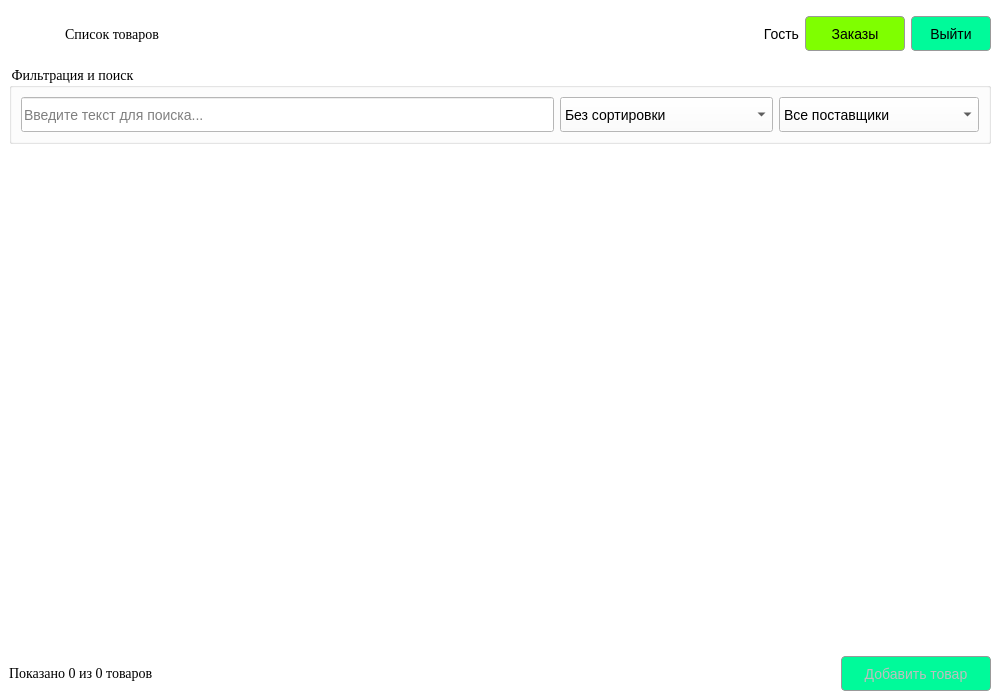
<?xml version="1.0" encoding="UTF-8"?>
<ui version="4.0">
 <class>MainWindow</class>
 <widget class="QMainWindow" name="MainWindow">
  <property name="geometry">
   <rect>
    <x>0</x>
    <y>0</y>
    <width>1000</width>
    <height>700</height>
   </rect>
  </property>
  <property name="windowTitle">
   <string>Список товаров - ООО Обувь</string>
  </property>
  <property name="styleSheet">
   <string notr="true">background-color: #FFFFFF; font-family: 'Times New Roman'; font-size: 14px;</string>
  </property>
  <widget class="QWidget" name="centralwidget">
   <layout class="QVBoxLayout" name="verticalLayout">
    <item>
     <layout class="QHBoxLayout" name="headerLayout">
      <item>
       <widget class="QLabel" name="label_logo_mini">
        <property name="minimumSize">
         <size>
          <width>50</width>
          <height>50</height>
         </size>
        </property>
        <property name="maximumSize">
         <size>
          <width>50</width>
          <height>50</height>
         </size>
        </property>
        <property name="text">
         <string/>
        </property>
        <property name="pixmap">
         <pixmap>../resources/Icon.png</pixmap>
        </property>
        <property name="scaledContents">
         <bool>true</bool>
        </property>
       </widget>
      </item>
      <item>
       <widget class="QLabel" name="label_title">
        <property name="font">
         <font>
          <family>Times New Roman</family>
          <pointsize>-1</pointsize>
         </font>
        </property>
        <property name="text">
         <string>Список товаров</string>
        </property>
       </widget>
      </item>
      <item>
       <spacer name="horizontalSpacer">
        <property name="orientation">
         <enum>Qt::Horizontal</enum>
        </property>
        <property name="sizeHint" stdset="0">
         <size>
          <width>40</width>
          <height>20</height>
         </size>
        </property>
       </spacer>
      </item>
      <item>
       <widget class="QLabel" name="label_fio">
        <property name="text">
         <string>Гость</string>
        </property>
        <property name="alignment">
         <set>Qt::AlignRight|Qt::AlignTrailing|Qt::AlignVCenter</set>
        </property>
       </widget>
      </item>
      <item>
       <widget class="QPushButton" name="btn_orders">
        <property name="minimumSize">
         <size>
          <width>100</width>
          <height>35</height>
         </size>
        </property>
        <property name="styleSheet">
         <string notr="true">background-color: #7FFF00; border: 1px solid #999; border-radius: 4px;</string>
        </property>
        <property name="text">
         <string>Заказы</string>
        </property>
       </widget>
      </item>
      <item>
       <widget class="QPushButton" name="btn_exit">
        <property name="minimumSize">
         <size>
          <width>80</width>
          <height>35</height>
         </size>
        </property>
        <property name="styleSheet">
         <string notr="true">background-color: #00FA9A; border: 1px solid #999; border-radius: 4px;</string>
        </property>
        <property name="text">
         <string>Выйти</string>
        </property>
       </widget>
      </item>
     </layout>
    </item>
    <item>
     <widget class="QGroupBox" name="filterGroup">
      <property name="font">
       <font>
        <family>Times New Roman</family>
        <pointsize>-1</pointsize>
       </font>
      </property>
      <property name="title">
       <string>Фильтрация и поиск</string>
      </property>
      <layout class="QHBoxLayout" name="horizontalLayout_2">
       <item>
        <widget class="QLineEdit" name="lineEdit_search">
         <property name="minimumSize">
          <size>
           <width>0</width>
           <height>35</height>
          </size>
         </property>
         <property name="placeholderText">
          <string>Введите текст для поиска...</string>
         </property>
        </widget>
       </item>
       <item>
        <widget class="QComboBox" name="combo_sort">
         <property name="minimumSize">
          <size>
           <width>200</width>
           <height>35</height>
          </size>
         </property>
         <item>
          <property name="text">
           <string>Без сортировки</string>
          </property>
         </item>
         <item>
          <property name="text">
           <string>По количеству: возрастание</string>
          </property>
         </item>
         <item>
          <property name="text">
           <string>По количеству: убывание</string>
          </property>
         </item>
        </widget>
       </item>
       <item>
        <widget class="QComboBox" name="combo_filter">
         <property name="minimumSize">
          <size>
           <width>200</width>
           <height>35</height>
          </size>
         </property>
         <item>
          <property name="text">
           <string>Все поставщики</string>
          </property>
         </item>
        </widget>
       </item>
      </layout>
     </widget>
    </item>
    <item>
     <widget class="QScrollArea" name="scrollArea">
      <property name="styleSheet">
       <string notr="true">border: none;</string>
      </property>
      <property name="widgetResizable">
       <bool>true</bool>
      </property>
      <widget class="QWidget" name="scrollAreaWidgetContents">
       <property name="geometry">
        <rect>
         <x>0</x>
         <y>0</y>
         <width>982</width>
         <height>504</height>
        </rect>
       </property>
       <layout class="QVBoxLayout" name="verticalLayout_list">
        <property name="spacing">
         <number>10</number>
        </property>
       </layout>
      </widget>
     </widget>
    </item>
    <item>
     <layout class="QHBoxLayout" name="footerLayout">
      <item>
       <widget class="QLabel" name="label_count">
        <property name="font">
         <font>
          <family>Times New Roman</family>
          <pointsize>-1</pointsize>
         </font>
        </property>
        <property name="text">
         <string>Показано 0 из 0 товаров</string>
        </property>
       </widget>
      </item>
      <item>
       <spacer name="horizontalSpacer_2">
        <property name="orientation">
         <enum>Qt::Horizontal</enum>
        </property>
        <property name="sizeHint" stdset="0">
         <size>
          <width>40</width>
          <height>20</height>
         </size>
        </property>
       </spacer>
      </item>
      <item>
       <widget class="QPushButton" name="btn_add_product">
        <property name="enabled">
         <bool>false</bool>
        </property>
        <property name="minimumSize">
         <size>
          <width>150</width>
          <height>35</height>
         </size>
        </property>
        <property name="styleSheet">
         <string notr="true">background-color: #00FA9A; border: 1px solid #999; border-radius: 4px;</string>
        </property>
        <property name="text">
         <string>Добавить товар</string>
        </property>
       </widget>
      </item>
     </layout>
    </item>
   </layout>
  </widget>
 </widget>
 <resources/>
 <connections/>
</ui>
